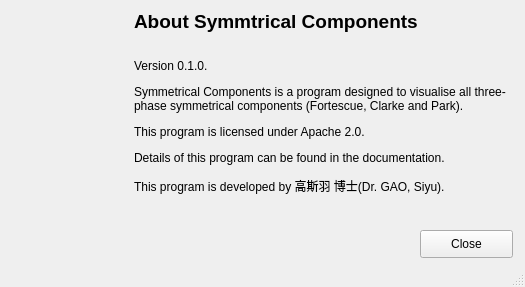
<?xml version="1.0" encoding="UTF-8"?>
<ui version="4.0">
 <class>About</class>
 <widget class="QMainWindow" name="About">
  <property name="geometry">
   <rect>
    <x>0</x>
    <y>0</y>
    <width>525</width>
    <height>287</height>
   </rect>
  </property>
  <property name="windowTitle">
   <string>About Symmetrical Components</string>
  </property>
  <widget class="QWidget" name="centralwidget">
   <widget class="QPushButton" name="btn_close">
    <property name="geometry">
     <rect>
      <x>420</x>
      <y>230</y>
      <width>93</width>
      <height>28</height>
     </rect>
    </property>
    <property name="text">
     <string>Close</string>
    </property>
   </widget>
   <widget class="QWidget" name="">
    <property name="geometry">
     <rect>
      <x>10</x>
      <y>10</y>
      <width>496</width>
      <height>202</height>
     </rect>
    </property>
    <layout class="QHBoxLayout" name="horizontalLayout">
     <item>
      <widget class="QLabel" name="lbl_gao">
       <property name="text">
        <string>&lt;html&gt;&lt;head/&gt;&lt;body&gt;&lt;p&gt;&lt;img src=&quot;:/gao/gao.png&quot; width=&quot;100&quot;/&gt;&lt;/p&gt;&lt;/body&gt;&lt;/html&gt;</string>
       </property>
      </widget>
     </item>
     <item>
      <widget class="QLabel" name="lbl_text">
       <property name="text">
        <string>&lt;html&gt;&lt;head/&gt;&lt;body&gt;&lt;p&gt;&lt;span style=&quot; font-size:14pt; font-weight:600;&quot;&gt;About Symmtrical Components&lt;/span&gt;&lt;/p&gt;&lt;p&gt;&lt;br/&gt;Version 0.1.0.&lt;/p&gt;&lt;p&gt;Symmetrical Components is a program designed to visualise all three-phase symmetrical components (Fortescue, Clarke and Park).&lt;/p&gt;&lt;p&gt;This program is licensed under Apache 2.0. &lt;/p&gt;&lt;p&gt;Details of this program can be found in the documentation.&lt;/p&gt;&lt;p&gt;This program is developed by 高斯羽 博士(Dr. GAO, Siyu).&lt;/p&gt;&lt;/body&gt;&lt;/html&gt;</string>
       </property>
       <property name="alignment">
        <set>Qt::AlignLeading|Qt::AlignLeft|Qt::AlignTop</set>
       </property>
       <property name="wordWrap">
        <bool>true</bool>
       </property>
      </widget>
     </item>
    </layout>
   </widget>
  </widget>
  <widget class="QStatusBar" name="statusbar"/>
  <action name="actionExit">
   <property name="text">
    <string>exit</string>
   </property>
  </action>
 </widget>
 <resources>
  <include location="images/gao.qrc"/>
 </resources>
 <connections>
  <connection>
   <sender>btn_close</sender>
   <signal>clicked()</signal>
   <receiver>btn_close</receiver>
   <slot>close()</slot>
   <hints>
    <hint type="sourcelabel">
     <x>669</x>
     <y>309</y>
    </hint>
    <hint type="destinationlabel">
     <x>669</x>
     <y>309</y>
    </hint>
   </hints>
  </connection>
 </connections>
</ui>
